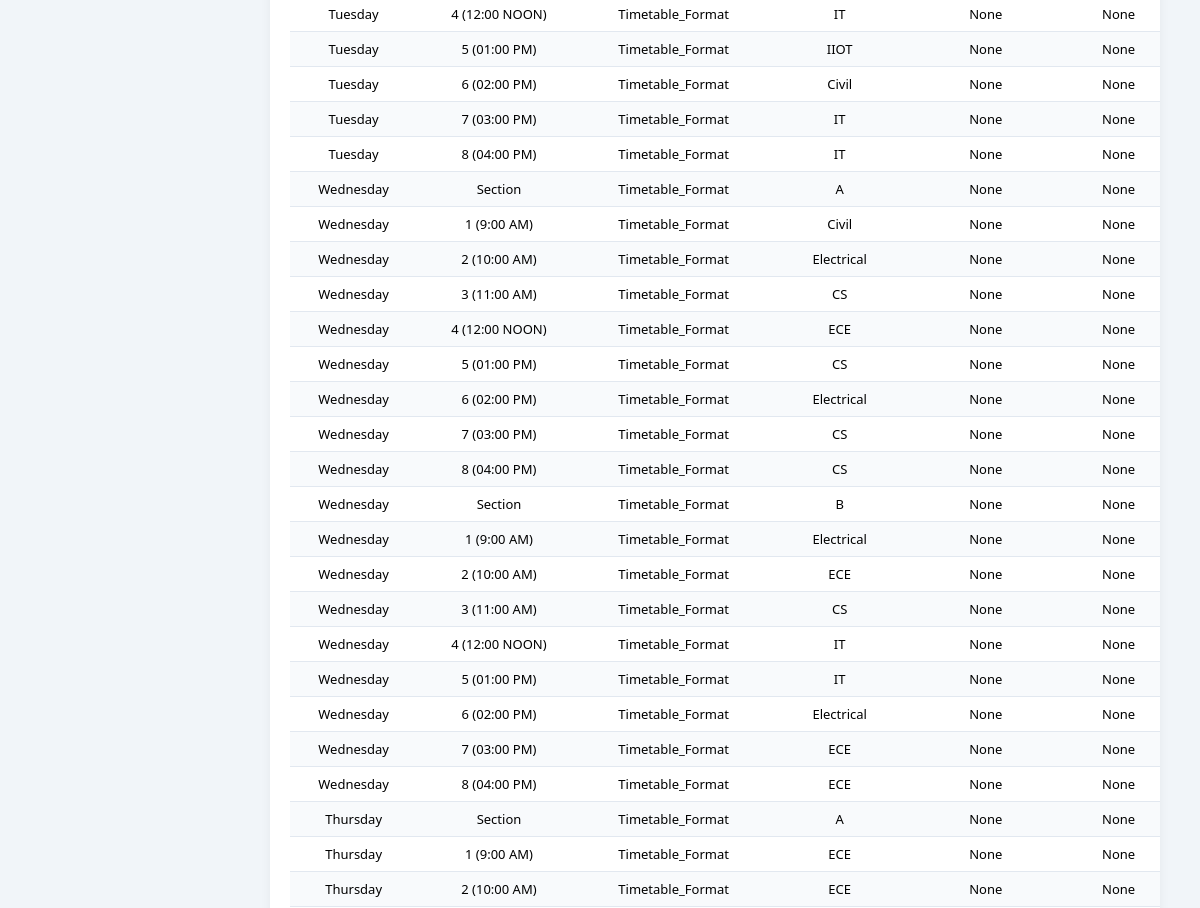
The app's page /hod (signed in, middle part), older data.
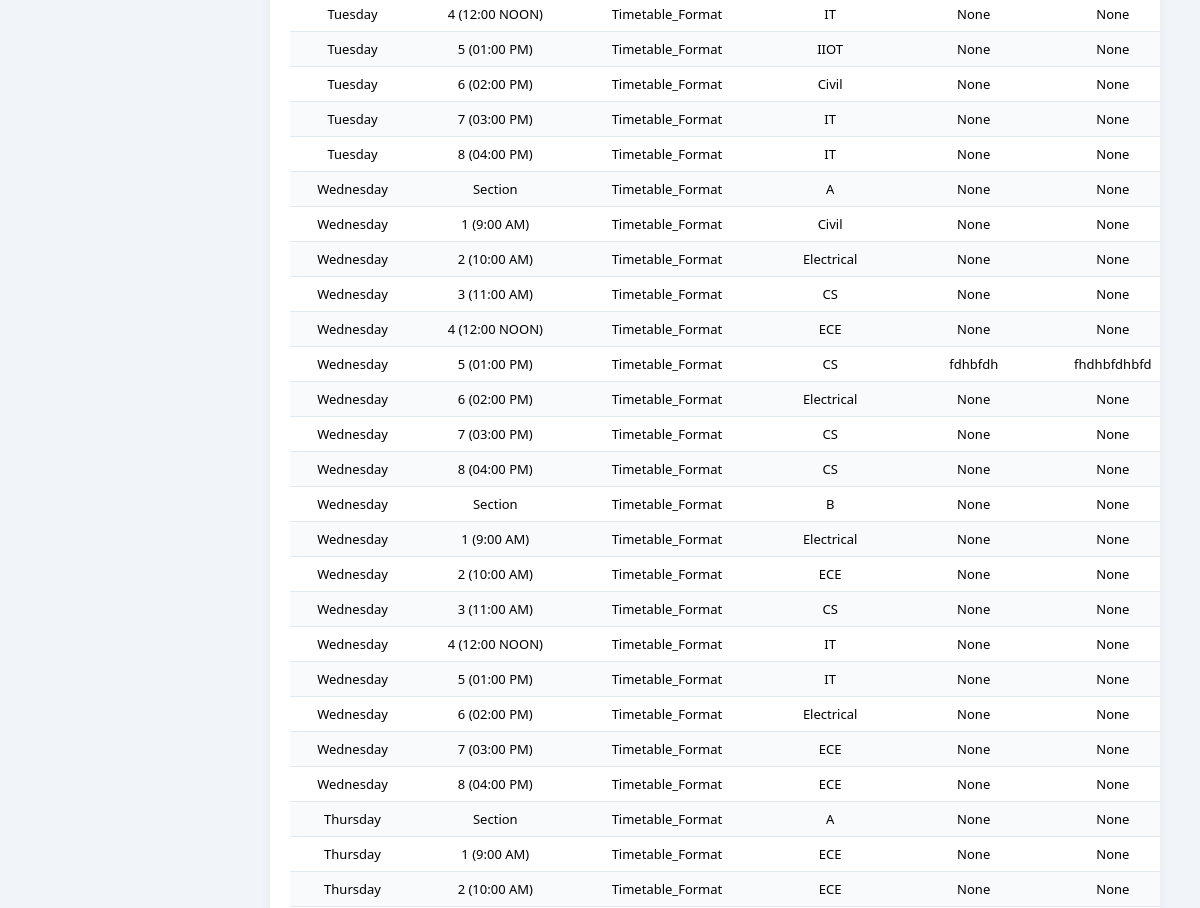
The same page, newer data.
### app.py (models this page shows)
class Timetable(db.Model):
    id = db.Column(db.Integer, primary_key=True)
    day = db.Column(db.String(20))
    period = db.Column(db.String(20))
    room = db.Column(db.String(50))
    department = db.Column(db.String(50))
    subject = db.Column(db.String(100))
    professor = db.Column(db.String(100))

### app.py (the view)
@app.route('/hod')
@login_required
def hod_dashboard():
    view = request.args.get("view", "full")
    if view == "own":
        entries = Timetable.query.filter_by(
            department=current_user.department
        ).all()
    else:
        entries = Timetable.query.all()
    return render_template(
        'hod_dashboard.html',
        entries=entries,
        view=view
    )

### app.py (called while the page is built)
@login_manager.user_loader
def load_user(user_id):
    return User.query.get(int(user_id))

### templates/hod_dashboard.html (shortened to what this page needs)
{% extends "base.html" %}
{% block content %}
<div class="table-wrapper">
<table>
{% for entry in entries %}
<tr>
    <td>{{ entry.day }}</td>
    <td>{{ entry.period }}</td>
    <td>{{ entry.room }}</td>
    <td>{{ entry.department }}</td>
    {% if entry.department == current_user.department %}
    <form method="POST" action="/edit/{{ entry.id }}">
        <td><input name="subject" value="{{ entry.subject }}"></td>
        <td><input name="professor" value="{{ entry.professor }}"></td>
        <td><button type="submit">Save</button></td>
    </form>
    {% else %}
        <td>{{ entry.subject }}</td>
        <td>{{ entry.professor }}</td>
    {% endif %}
</tr>
{% endfor %}
</table>
</div>
{% endblock %}

### templates/base.html (shortened to what this page needs)
<!DOCTYPE html>
<html>
<head>
    <link rel="stylesheet" href="{{ url_for('static', filename='style.css') }}">
</head>
<body>
<div class="main-content">
    {% block content %}{% endblock %}
</div>
</body>
</html>

### static/style.css (style rules this page uses)
* { margin: 0; padding: 0; box-sizing: border-box; }
body { font-family: 'Segoe UI', sans-serif; background: #f1f5f9; }
.main-content { margin-left: 230px; padding: 30px 40px; }
.table-wrapper { background: white; padding: 20px; border-radius: 10px; box-shadow: 0px 4px 12px rgba(0,0,0,0.05); overflow-x: auto; }
table { border-collapse: collapse; width: 100%; min-width: 1000px; }
tr:nth-child(even) { background: #f8fafc; }

Row changes from the older to the newer data that the page shows:
changed Timetable: subject "None" → "fdhbfdh"; professor "None" → "fhdhbfdhbfd"
